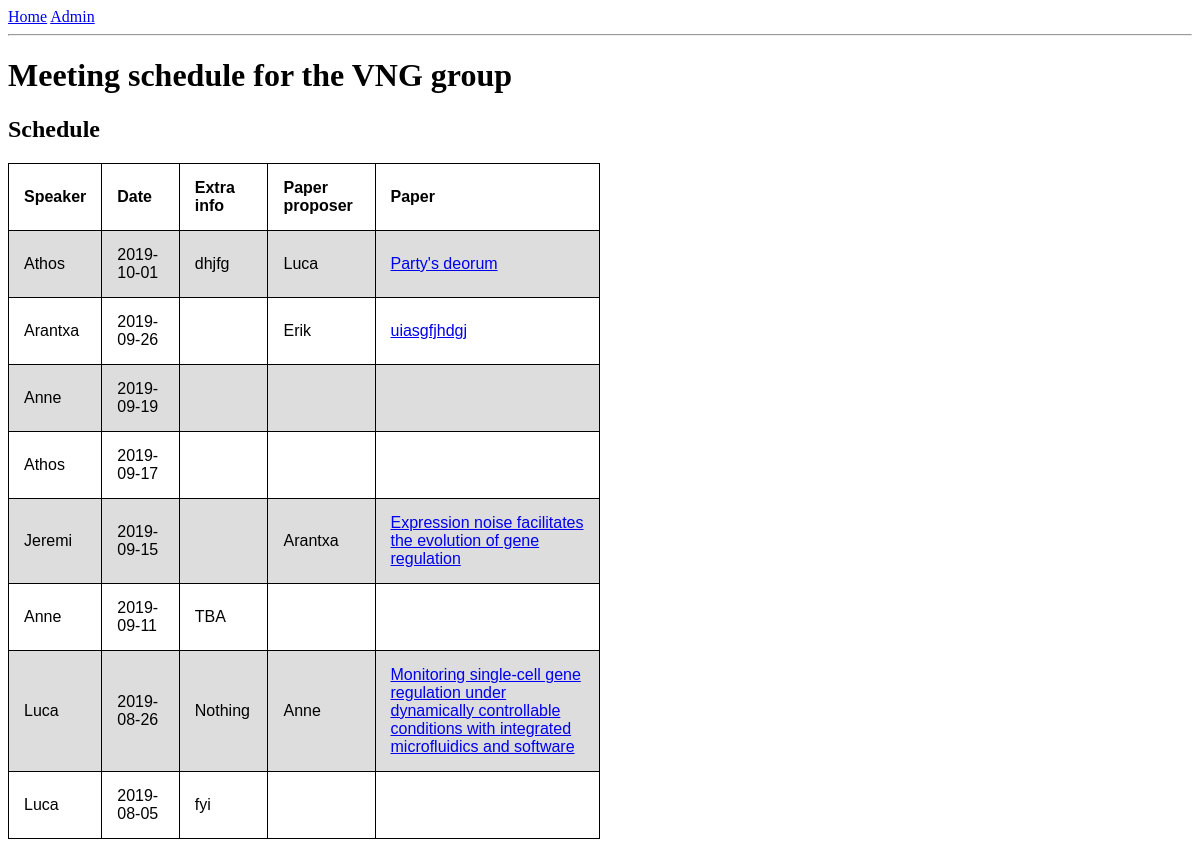
The page /index on the database as committed earlier.
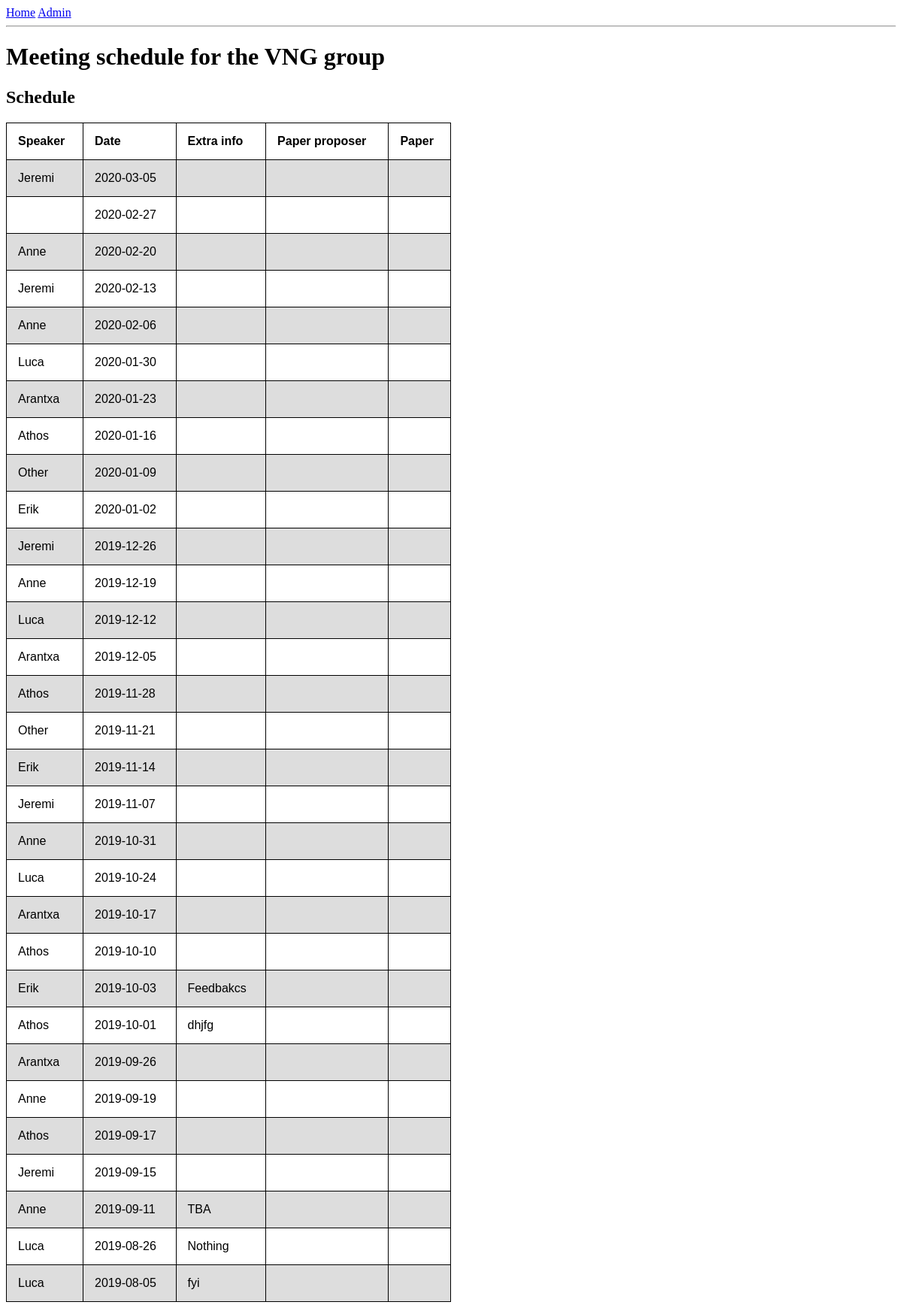
The same page on the database as committed later.
### main_app/models.py (models this page shows, shortened)
class Schedules(db.Model):
	id = db.Column(db.Integer, primary_key=True)
	date = db.Column(db.Date(), index=True, unique=True)
	extra_info = db.Column(db.String(500))
	speaker_id = db.Column(db.Integer, db.ForeignKey('users.id'))
	paper_id = db.Column(db.Integer, db.ForeignKey('papers.id'))

class Users(db.Model):
	id = db.Column(db.Integer, primary_key=True)
	name = db.Column(db.String(64), index=True)
	surname = db.Column(db.String(64), index=True)
	email = db.Column(db.String(120), index=True, unique=True)
	is_admin = db.Column(db.Boolean(), default=False)
	paper = db.relationship('Papers', backref='proposer', lazy='dynamic')
	schedule = db.relationship('Schedules', backref='speaker', lazy='dynamic')

class Papers(db.Model):
	id = db.Column(db.Integer, primary_key=True)
	title = db.Column(db.String(400), index=True)
	url = db.Column(db.String(200), index=True)
	doi = db.Column(db.String(100), index=True)
	proposer_id = db.Column(db.Integer, db.ForeignKey('users.id'))
	schedule = db.relationship('Schedules', backref='paper', lazy='dynamic')

### main_app/routes.py (the view)
@app.route('/')
@app.route('/index')
def index():
	user1, user2 = aliased(Users, name='user_schedule'), aliased(Users, name='user_paper')
	schedules = db.session.query(Schedules, user1, user2, Papers) \
	.join(user1, user1.id==Schedules.speaker_id, isouter=True) \
	.join(Papers, Papers.id==Schedules.paper_id, isouter=True) \
	.join(user2, user2.id==Papers.proposer_id, isouter=True) \
	.order_by(desc('date')).all()
	return render_template('index.html', title='Tmp', schedules=schedules)

### main_app/templates/index.html (shortened to what this page needs)
{% extends "base.html" %}
{% block index %}
    <h1>Meeting schedule for the VNG group</h1>
    <h2>Schedule</h2>
    <div>
	<table style='width:50%'>
	<tr>
		<th>Speaker</th>
		<th>Date</th>
		<th>Extra info</th>
		<th>Paper proposer</th>
		<th>Paper</th>
	</tr>
	{% for schedule in schedules %}
	<tr>
		<td>{{schedule.user_schedule.name}}</td>
		<td>{{schedule.Schedules.date}}</td>
		<td>{{schedule.Schedules.extra_info}}</td>
		<td>{{schedule.user_paper.name}}</td>
		<td><a href="{{schedule.Papers.url}}" target="_blank">{{schedule.Papers.title}}</a></td>
	</tr>
	{% endfor %}
	</table>
</div>
{% endblock %}

### main_app/templates/base.html (shortened to what this page needs)
<html>
  <head>
  </head>
  <body>
    <div>
      <a href="{{ url_for('index') }}">Home</a>
      <a href="{{ url_for('admin') }}">Admin</a>
    </div>
    <hr>
    {% block index %}{% endblock %}
  </body>
</html>

### main_app/templates/index.html (style rules this page uses)
table { font-family: arial, sans-serif; border-collapse: collapse; width: 100%; }
td, th { text-align: left; padding: 8px; }
tr:nth-child(even) { background-color: #dddddd; }

### main_app/templates/base.html (style rules this page uses)
table, th, td { border: 1px solid black; border-collapse: collapse; }
th, td { padding: 15px; }

Rows that differ between the two databases and show on the page:
added Schedules: user_schedule.name "Jeremi", Schedules "2020-03-05"
added Schedules: Schedules "2020-02-27"
added Schedules: user_schedule.name "Anne", Schedules "2020-02-20"
added Schedules: user_schedule.name "Jeremi", Schedules "2020-02-13"
added Schedules: user_schedule.name "Anne", Schedules "2020-02-06"
added Schedules: user_schedule.name "Luca", Schedules "2020-01-30"
added Schedules: user_schedule.name "Arantxa", Schedules "2020-01-23"
added Schedules: user_schedule.name "Athos", Schedules "2020-01-16"
added Schedules: user_schedule.name "Other", Schedules "2020-01-09"
added Schedules: user_schedule.name "Erik", Schedules "2020-01-02"
added Schedules: user_schedule.name "Jeremi", Schedules "2019-12-26"
added Schedules: user_schedule.name "Anne", Schedules "2019-12-19"
added Schedules: user_schedule.name "Luca", Schedules "2019-12-12"
added Schedules: user_schedule.name "Arantxa", Schedules "2019-12-05"
added Schedules: user_schedule.name "Athos", Schedules "2019-11-28"
added Schedules: user_schedule.name "Other", Schedules "2019-11-21"
added Schedules: user_schedule.name "Erik", Schedules "2019-11-14"
added Schedules: user_schedule.name "Jeremi", Schedules "2019-11-07"
added Schedules: user_schedule.name "Anne", Schedules "2019-10-31"
added Schedules: user_schedule.name "Luca", Schedules "2019-10-24"
added Schedules: user_schedule.name "Arantxa", Schedules "2019-10-17"
added Schedules: user_schedule.name "Athos", Schedules "2019-10-10"
added Schedules: user_schedule.name "Erik", Schedules "2019-10-03", Schedules.extra_info "Feedbakcs"
shown differently, row unchanged: Schedules "dhjfg": user_paper.name "Luca" → (not shown); Papers "Party's deorum" → (not shown)
shown differently, row unchanged: Schedules (number 25 of 31 on the later page): user_paper.name "Erik" → (not shown); Papers "uiasgfjhdgj" → (not shown)
shown differently, row unchanged: Schedules (number 28 of 31 on the later page): user_paper.name "Arantxa" → (not shown); Papers "Expression noise facilitates the evolution of gene regulation" → (not shown)
shown differently, row unchanged: Schedules "Nothing": user_paper.name "Anne" → (not shown); Papers "Monitoring single-cell gene regulation under dynamically controllable conditions with integrated microfluidics and software" → (not shown)
